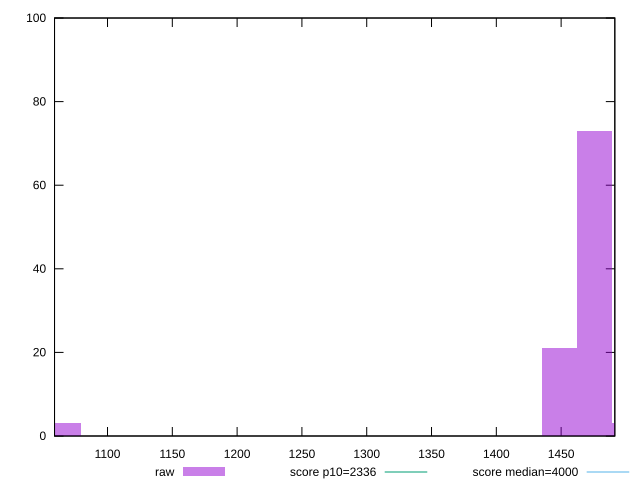

Recreate this plot in gnuplot.
reset

$raw <<EOF
1475.9444375303635 73
1503.276741929074 3
1448.612133131653 21
1065.959871549707 3
EOF

set key outside below
set boxwidth 27.332304398710434
set xrange [1059.1248:1491.4308]
set yrange [0:100]
set trange [0:100]
set style fill transparent solid 0.5 noborder

set parametric
set terminal svg size 640, 490 enhanced background rgb 'white'
set output "reports/report_00031_2021-02-24T23-18-18.084Z/first-contentful-paint/samples/agenda/raw/histogram.svg"

plot $raw title "raw" with boxes, \
     2336,t title "score p10=2336", \
     4000,t title "score median=4000"

reset
